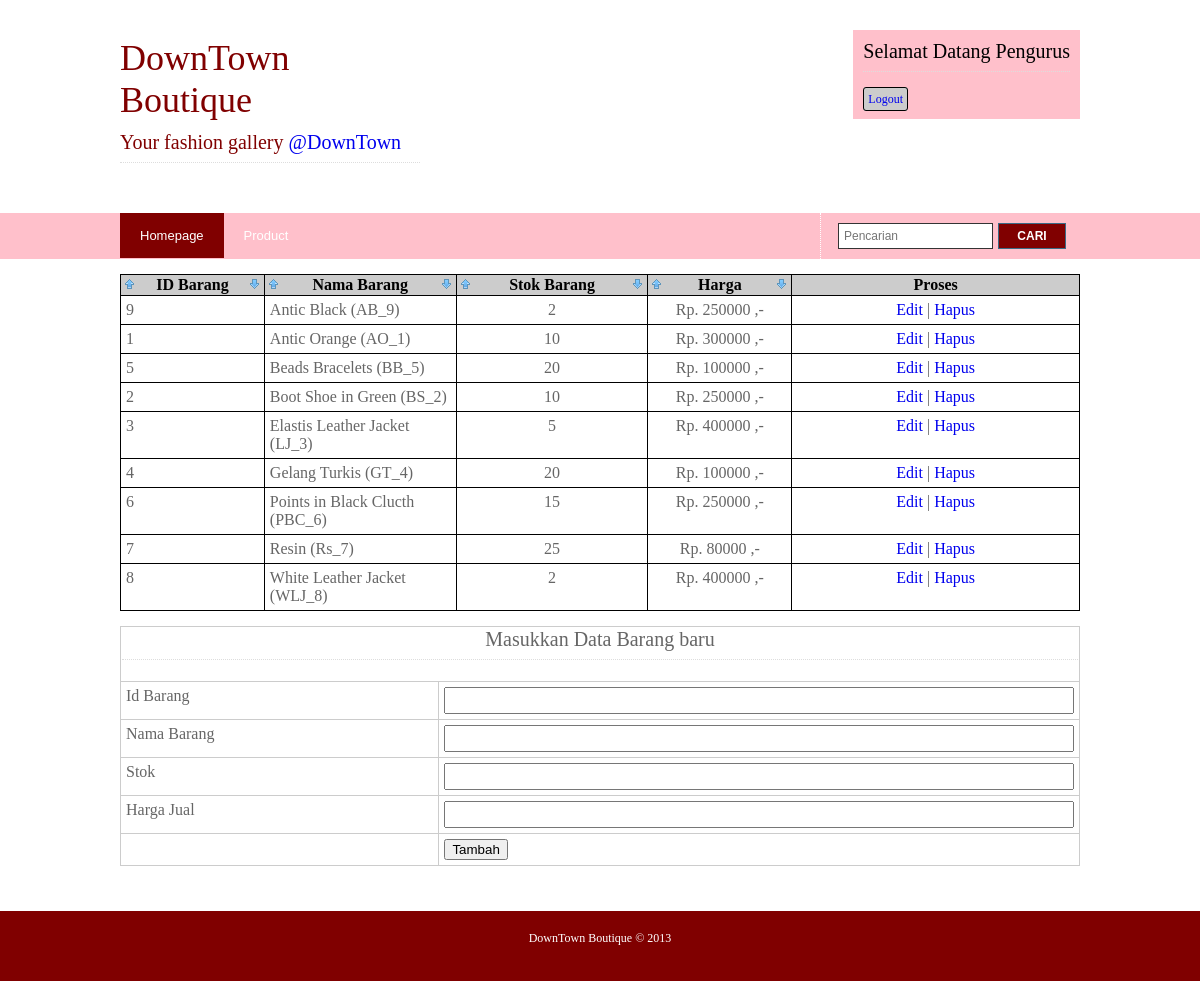
The page /barang-order-nama_barang-asc (signed in) on the database its author committed.
### tables this page shows
CREATE TABLE IF NOT EXISTS `barang` (
  `id_barang` int(3) NOT NULL DEFAULT '0',
  `nama_barang` varchar(30) NOT NULL,
  `stok_barang` int(2) NOT NULL,
  `harga_jual` int(7) NOT NULL,
  PRIMARY KEY (`id_barang`)
);

### includes/contents/barang.php (the view, shortened to what this page needs)
<div class="wrapper col4">
	<br class="clear" />
	<div id="services">
			<?php
			if(!isset($_SESSION['sebagai'],$_SESSION['nama'],$_SESSION['pass'])){
				$stok = mysql_query("SELECT id_barang FROM barang");
				$stok = mysql_num_rows($stok);
				$bagi = $stok /3;
				$intbagi = (int)$bagi;
				$kali = $intbagi * 3;
				$barang = mysql_query("SELECT * FROM barang ORDER BY id_barang DESC LIMIT $kali") ;
				$mulai= 1;
				$tiga = 3;
				echo "<ul>";
				while($b = mysql_fetch_array($barang)){
					if($mulai == 1){
						echo "<li>";
					}else if($mulai == $tiga){
						echo "<li class=\"last\">";
						$tambah = $mulai + $tiga;
					}else if($mulai == $tambah){
						echo "<li class=\"last\">";
						$tambah = $mulai + $tiga;
					}else{
						echo "<li>";
					}
					echo "<div>
						<h2>$b[nama_barang]</h2>
						<p>Stok : $b[stok_barang]<br>
						Harga : $b[harga_jual]</p>";
					include "functions/isset_link.php";
					echo "</div></li>";
					$mulai++;
				}
				echo "</ul>";
			}else if((isset($_SESSION['sebagai'],$_SESSION['nama'],$_SESSION['pass'])) AND ($_SESSION['sebagai'] == 'pengurus')){
				if(!isset($_GET['proses'])){
					echo "
					<table border=\"1\" style=\"color:#000;\">
					<tr style=\"background:#ccc;\">
						<th width=\"15%\" style=\"border:1px solid #000;\">
							<a style=\"float:left;\" href=\"barang-order-id_barang-desc\"><img src=\"images/top.png\"/></a>ID Barang
							<a style=\"float:right;\" href=\"barang-order-id_barang-asc\"><img src=\"images/down.png\"/></a>
						</th>
						<th width=\"20%\" style=\"border:1px solid #000;\">
							<a style=\"float:left;\" href=\"barang-order-nama_barang-desc\"><img src=\"images/top.png\"/></a>Nama Barang
							<a style=\"float:right;\" href=\"barang-order-nama_barang-asc\"><img src=\"images/down.png\"/></a>
						</th>
						<th width=\"20%\" style=\"border:1px solid #000;\">
							<a style=\"float:left;\" href=\"barang-order-stok_barang-desc\"><img src=\"images/top.png\"/></a>Stok Barang
							<a style=\"float:right;\" href=\"barang-order-stok_barang-asc\"><img src=\"images/down.png\"/></a>
						</th>
						<th width=\"15%\" style=\"border:1px solid #000;\">
							<a style=\"float:left;\" href=\"barang-order-harga_jual-desc\"><img src=\"images/top.png\"/></a>Harga
							<a style=\"float:right;\" href=\"barang-order-harga_jual-asc\"><img src=\"images/down.png\"/></a>
						</th>
						<th width=\"30%\" style=\"border:1px solid #000;\">Proses</th>
					</tr>";
						if(!isset($_GET['order'])){
							$barang = mysql_query("SELECT * FROM barang ");
						}else{
							$order = addslashes($_GET['order']);
							$sort = addslashes($_GET['sort']);
							$barang = mysql_query("SELECT * FROM barang ORDER BY $order $sort");
						}
						$mulai=1;
						while($b = mysql_fetch_array($barang)){
							if($mulai%2==0){echo "<tr class=\"dark\">";}else{echo "<tr class=\"light\">";}
							echo "<td style=\"border:1px solid #000;\">$b[id_barang]</td>
							<td style=\"border:1px solid #000;\">$b[nama_barang]</td>
							<td style=\"text-align:center;border:1px solid #000;\">$b[stok_barang]</td>
							<td style=\"text-align:center;border:1px solid #000;\">Rp. $b[harga_jual] ,-</td>
							<td style=\"text-align:center;border:1px solid #000;\">
							<a href=\"barang-$b[id_barang]-edit\">Edit</a> |
							<a href=\"barang-$b[id_barang]-hapus\">Hapus</a>
							</td></tr>";
							$mulai++;
						}
					echo "</table>";
					?>
					<form action="users/pengurus/proses/tambah.barang.php" method="post">
						<table border="1" style="color:#000;">
							<tr class='light'>
								<th colspan='2'><center><h1>Masukkan Data Barang baru</h1></center></th>
							</tr>
							<tr class='dark'>
								<td>Id Barang</td>
								<td><input class="input" type="text" name="id" /></td>
							</tr>
							<tr class='light'>
								<td>Nama Barang</td>
								<td><input class="input" type="text" name="nama"/></td>
							</tr>
							<tr class='dark'>
								<td>Stok</td>
								<td><input class="input" type="text" name="stok"/></td>
							</tr>
							<tr class='light'>
								<td>Harga Jual</td>
								<td><input class="input" type="text" name="harga"/></td>
							</tr>
							<tr class='dark'>
								<td></td>
								<td><input type="submit" name="submit" value="Tambah" /></td>
							</tr>
						</table>
					</form>
					<?php
				}else if($_GET['proses']=='edit'){
					if(!isset($_GET['id'])){
						echo "<script>document.location='barang';</script>";
					}else{
						$id= addslashes($_GET['id']);
						$barang = mysql_query("SELECT * FROM barang WHERE id_barang='$id'");
						$jbarang = mysql_num_rows($barang);
						if($jbarang == 1){
							$b = mysql_fetch_array($barang);?>
							<form action="users/pengurus/proses/edit.barang.php" method="post">
							<style>.input{padding:4px;width:100%;}</style>
								<table border="1" style="color:#000;">
									<tr class='light'>
										<th colspan='2'><center><h1>Data Barang</h1></center></th>
									</tr>
									<tr class='dark'>
										<td>Id Barang</td>
										<td><input type="hidden" name="id" value="<?php echo $b['id_barang']?>"/><?php echo $b['id_barang'];?></td>
									</tr>
									<tr class='light'>
										<td>Nama Barang</td>
										<td><input class='input' type="text" name="nama" value="<?php echo $b['nama_barang']?>"/></td>
									</tr>
									<tr class='dark'>
										<td>Stok</td>
										<td><input class='input' type="text" name="stok" value="<?php echo $b['stok_barang']?>"/></td>
									</tr>
									<tr class='light'>
										<td>Harga Jual</td>
										<td><input class='input' type="text" name="harga" value="<?php echo $b['harga_jual']?>"/></td>
									</tr>
									<tr class='dark'>
										<td></td>
										<td><input type="submit" value="Edit" /></td>
									</tr>
								</table>
							</form>
							<br>
							<?php
						}else{
							echo "<script>alert('Data tidak ditemukan');document.location='barang';</script>";
						}
					}
				}else if($_GET['proses']=='hapus'){
					if(!isset($_GET['id'])){
						echo "<script>document.location='barang';</script>";
					}else{
						$id= addslashes($_GET['id']);
						$barang = mysql_query("SELECT * FROM barang WHERE id_barang='$id'");
						$jbarang = mysql_num_rows($barang);
						if($jbarang == 1){
							$titip = mysql_query("SELECT id_barang FROM titip_barang WHERE id_barang='$id'");
							$jtitip = mysql_num_rows($titip);
							if($jtitip == 0){
								$delete = mysql_query("DELETE FROM barang WHERE id_barang='$id'");
								if($delete){
									echo "<script>alert('Data berhasil dihapus');document.location='barang';</script>";
								}else{
									echo "<script>alert('Data gagal dihapus');document.location='barang';</script>";
								}
							}else{
															}
						}else{
							echo "<script>alert('Data tidak ditemukan');document.location='barang';</script>";
						}
					}
				}
			}
			?>
			<br class="clear" />
			<br class="clear" />
	</div>
</div>

### styles/layout.css (style rules this page uses)
body { margin:0; padding:0; font-size:12px; font-family:comic sans ms; color:#FFFFFF; background-color:#29313C; }
img { border:0; display:block; padding:0; margin:0; }
a { outline:none; text-decoration:none; }
div.wrapper { display:block; width:100%; margin:0; text-align:left; }
div.wrapper h1, div.wrapper h2, div.wrapper h3, div.wrapper h4, div.wrapper h5, div.wrapper h6 { margin:0 0 20px 0; padding:0 0 8px 0; font-size:20px; font-weight:normal; font-family:Georgia, "Times New Roman", Times, serif; border-bottom:1px dotted #DDDDDD; }
.col3, .col4, .col5 { color:black; background-color:#FFFFFF; }
#header, #topbar, #intro, #services, #breadcrumb, #container, #footer, #copyright { position:relative; margin:0 auto 0; display:block; width:960px; }
#services ul, #services p, #services h2, #services img { margin:0; padding:0; list-style:none; }

### styles/forms.css (style rules this page uses)
form, fieldset, legend { margin:0; padding:0; border:none; }

### styles/tables.css (style rules this page uses)
table { width:100%; border-collapse:collapse; table-layout:auto; vertical-align:top; margin-bottom:15px; border:1px solid #CCCCCC; }
table tbody td { vertical-align:top; border-collapse:collapse; border-left:1px solid #CCCCCC; border-right:1px solid #CCCCCC; }
table thead th, table tbody td { padding:5px; border-collapse:collapse; }
table tbody tr.light { color:#666666; background-color:white; }
table tbody tr.dark { color:#666666; background-color:white; }

### includes/contents/barang.php (style rules this page uses)
.input { padding:4px;width:100%; }

### rows shown on the page
barang: id_barang "9", nama_barang "Antic Black (AB_9)", stok_barang "2", harga_jual "250000"
barang: id_barang "1", nama_barang "Antic Orange (AO_1)", stok_barang "10", harga_jual "300000"
barang: id_barang "5", nama_barang "Beads Bracelets (BB_5)", stok_barang "20", harga_jual "100000"
barang: id_barang "2", nama_barang "Boot Shoe in Green (BS_2)", stok_barang "10", harga_jual "250000"
barang: id_barang "3", nama_barang "Elastis Leather Jacket (LJ_3)", stok_barang "5", harga_jual "400000"
barang: id_barang "4", nama_barang "Gelang Turkis (GT_4)", stok_barang "20", harga_jual "100000"
barang: id_barang "6", nama_barang "Points in Black Clucth (PBC_6)", stok_barang "15", harga_jual "250000"
barang: id_barang "7", nama_barang "Resin (Rs_7)", stok_barang "25", harga_jual "80000"
barang: id_barang "8", nama_barang "White Leather Jacket (WLJ_8)", stok_barang "2", harga_jual "400000"

### other values the page prints
$p "Pengurus"
